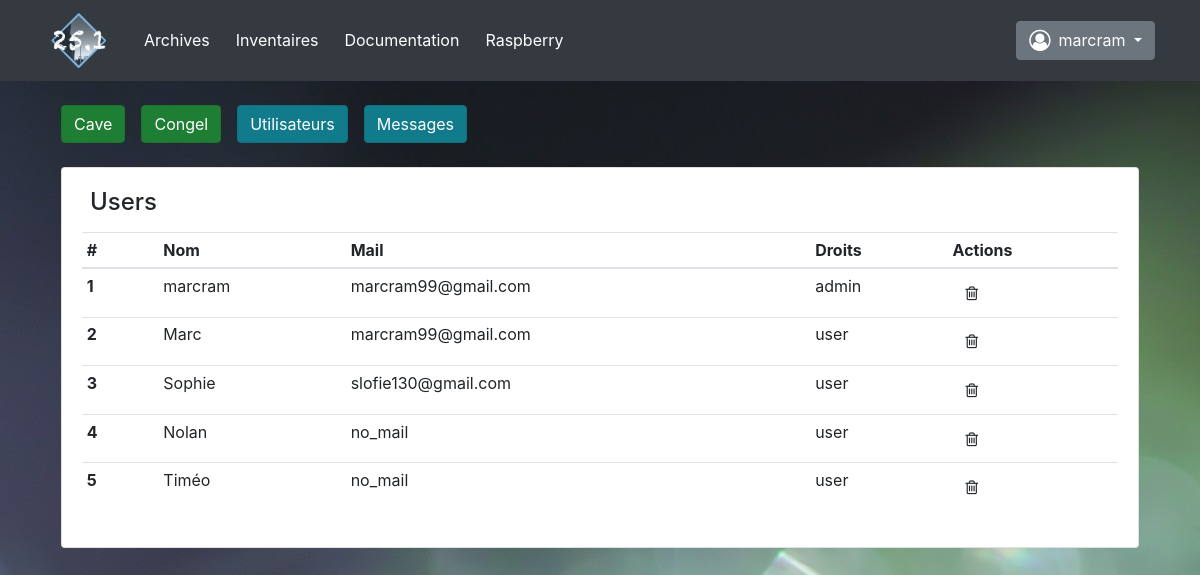
Page /inventaire/users (signed in) on the committed database.
### appli/models.py (models this page shows, shortened)
class Users(UserMixin, db.Model):
    __tablename__ = 'users'
    id = db.Column(db.Integer, primary_key=True)
    nom = db.Column(db.String(20), nullable=False)
    mdp = db.Column(db.String(20), nullable=False)
    mail = db.Column(db.String(20), nullable=True)
    droits = db.Column(db.String(20), nullable=True)
    posts = db.relationship('Messages', backref='auteur', lazy='dynamic')
    entetes = [['nom', 3], ['mdp', 3], ['mail', 3], ['droits', 1]]
    champ_db = [id, nom, mdp, mail, droits]

### appli/main.py (the view, shortened to what this page needs)
@app.route('/inventaire/<database>', methods=['POST', 'GET'])
@login_required
def inventaire(database):
    db = db_recup(database)
    if database == 'Messages':
        users = db_recup('users')
    else:
        users = None
    return render_template('inventaire.html',
                           database=database,
                           db=db,
                           users=users
                           )

### appli/fonctions.py (called while the page is built)
def db_recup(dbase):
    database = {'cave': Cave, 'congel': Congel, 'users': Users, 'Messages': Messages}
    resultat = database[dbase].query.all()
    return resultat

### appli/main.py (called while the page is built)
@login_manager.user_loader
def load_user(user_id):
    return Users.query.get(int(user_id))

### appli/templates/inventaire.html (shortened to what this page needs)
{% extends "base.html" %}
{% block inventaire %}
    <div class="container">
        <div class="row mx-3 mt-4">
                <a class=" btn btn-success active mr-3" id="btn_cave" href="/inventaire/cave" >Cave</a>
                <a class=" btn btn-success active mr-3" id="btn_cave" href="/inventaire/congel" >Congel</a>
                {% if current_user.droits == 'admin' %}
                    <a class=" btn btn-info active mr-3" id="btn_cave" href="/inventaire/users" >Utilisateurs</a>
                    <a class=" btn btn-info active mr-2" id="btn_cave" href="/inventaire/Messages">Messages</a>
                {% endif %}
        </div>
        {% if  database in ['cave', 'congel'] %}
            <div class="card mx-3 mt-4">
                <div class="card-body">
                    <h4 class="float-left ml-2 pb-2">{{ database|capitalize }}</h4>
                    <i id="add_art" class="fa fa-plus-circle fa-3x text-success mt-n2 float-right" data-toggle="tooltip" title="Nouvel article" onclick="ajoute(this)"></i>
                    <i id="add_art" class="fa fa-file-pdf-o fa-lg mt-2 mr-4 float-right" data-toggle="tooltip" title="PDF" onclick="pdf()"></i>
                    <i id="add_art" class="fa fa-envelope-o fa-lg mt-2 mr-4 float-right" data-toggle="tooltip" title="envoi liste par e-mail"></i>
                    <table class="table table-sm">
                        <thead>
                            <tr>
                            <th scope="col">#</th>
                            <th scope="col">Article</th>
                            <th scope="col">Quantité</th>
                            <th scope="col">périmé le:</th>
                            <th scope="col">actions</th>
                            </tr>
                        </thead>
                        <tbody>
                            {% for elem in db %}
                                <tr id="tabl_db_{{ loop.index }}">
                                    <th scope="row">{{ loop.index }}<span id="tab_db_id_{{ loop.index }}" class="invisible">{{ elem.id }}</span></th>
                                    <td id="tab_db_art_{{ loop.index }}">{{ elem.article }}</td>
                                    <td id="tab_db_qua_{{ loop.index }}">{{ elem.quantite }}</td>
                                    <td id="tab_db_per_{{ loop.index }}">{{ elem.peremption }}</td>
                                    <td><button id="trash_{{ loop.index }}" class="btn" onclick="modifie(this)"><i class="fa fa-pencil mt-n2" ></i>
                                        <button id="trash_{{ loop.index }}" class="btn" onclick="copie(this)"><i class="fa fa-files-o mt-n2" ></i>
                                        <button id="trash_{{ loop.index }}" class="btn" onclick="efface(this)"><i class="fa fa-trash-o mt-n2" ></i>
                                    </td>
                                </tr>
                            {% endfor %}
                        </tbody>
                    </table>
                </div>
                {% elif database == 'users' %}
                    <div class="card mx-3 mt-4">
                        <div class="card-body">
                            <h4 class="float-left ml-2 pb-2">{{ database|capitalize }}</h4>
                            <table class="table table-sm">
                                <thead>
                                    <tr>
                                    <th scope="col">#</th>
                                    <th scope="col">Nom</th>
                                    <th scope="col">Mail</th>
                                    <th scope="col">Droits</th>
                                    <th scope="col">Actions</th>
                                    </tr>
                                </thead>
                                <tbody>
                                    {% for elem in db %}
                                        <tr id="tabl_db_{{ loop.index }}">
                                            <th scope="row">{{ loop.index }}<span id="tab_db_id_{{ loop.index }}" class="invisible">{{ elem.id }}</span></th>
                                            <td id="tab_db_art_{{ loop.index }}">{{ elem.nom }}</td>
                                            <td id="tab_db_qua_{{ loop.index }}">{{ elem.mail }}</td>
                                            <td id="tab_db_per_{{ loop.index }}">{{ elem.droits }}</td>
                                            <td><button id="trash_{{ loop.index }}" class="btn" onclick="efface(this)"><i class="fa fa-trash-o mr-2  mt-n2" ></i></td>
                                        </tr>
                                        {% if loop.last %}
                                            {% set nb_elem = loop.length %}
                                            <div class="d-flex">
                                                <h5 class="my-2 mt-n1 mr-auto"> <spann id="nb_elem" class="invisible">{{ nb_elem }}</spann></h5>
                                            </div>
                                        {% endif%}
                                    {% endfor %}
                                </tbody>
                            </table>
                        </div>
                    </div>
                {% endif %}
{% endblock%}

### appli/templates/base.html (shortened to what this page needs)
<!DOCTYPE html>
<html>
    <head>
        <link rel="stylesheet" media="screen" href = "{{ url_for('static', filename='bootstrap/bootstrap.min.css') }}">
        <link rel="stylesheet" href = "{{ url_for('static', filename='style.css') }}">
        <link rel="stylesheet" href="https://cdnjs.cloudflare.com/ajax/libs/font-awesome/4.7.0/css/font-awesome.min.css">
    </head>
    <body background="{{ url_for('static', filename='images/bg01.jpg') }}">
        {% block menu %}
            {% block navbar %}
                <nav class="navbar navbar-expand-sm navbar-dark bg-dark ">
                    <div class="container">
                        <a class="navbar-brand d-block  " href="{{ url_for('index') }}"><img src="{{ url_for('static', filename='images/LogoVilla.png') }}" alt="Logo" style="width:70px;"></a>
                        <div class="collapse navbar-collapse" id="navibar">
                            <ul class="navbar-nav mr-auto">
                                <li class="nav-item">
                                    <a id="m_arch" class="btn btn-dark" href="{{ url_for('archives') }}">Archives</a>
                                </li>
                                <li class="nav-item">
                                    <a d="m_inv"class="btn btn-dark" href="{{ url_for('inventaire', database='cave') }}">Inventaires</a>
                                </li>
                                <li class="nav-item">
                                    <a id="m_mais"class="btn btn-dark" href="{{ url_for('documents', section='root') }}">Documentation</a>
                                </li>
                                <li class="nav-item">
                                    <a id="m_rasp"class="btn btn-dark " href="{{ url_for('raspberry') }}">Raspberry</a>
                                </li>
                            </ul>
                            <ul class="navbar-nav">
                                <li class="nav-item">
                                    {% if current_user.is_authenticated %}
                                        <div class="dropdown">
                                            <button class="btn btn-secondary dropdown-toggle" type="button" id="m_users" data-toggle="dropdown" aria-haspopup="true" aria-expanded="false">
                                                    <i class="fa fa-user-circle-o fa-lg my-1 mr-2" ></i>{{ current_user.nom }}
                                            </button>
                                        </div>
                                    {% else %}
                                        <a class="btn btn-secondary " href="{{ url_for('login') }}">
                                                <i class="fa fa-user-circle-o fa-lg my-1 mr-2" ></i>Login
                                        </a>
                                    {% endif %}
                                </li>
                            </ul>
                        </div>
                    </div>
                </nav>
            {% endblock %}
        {% endblock %}
        {% block inventaire %} {% endblock %}
    </body>
</html>

### rows in the picture
Users: nom "marcram", mail "marcram99@gmail.com", droits "admin"
Users: nom "Marc", mail "marcram99@gmail.com", droits "user"
Users: nom "Sophie", mail "slofie130@gmail.com", droits "user"
Users: nom "Nolan", mail "no_mail", droits "user"
Users: nom "Timéo", mail "no_mail", droits "user"

### other values in the picture
{{ database|capitalize }} "Users"
